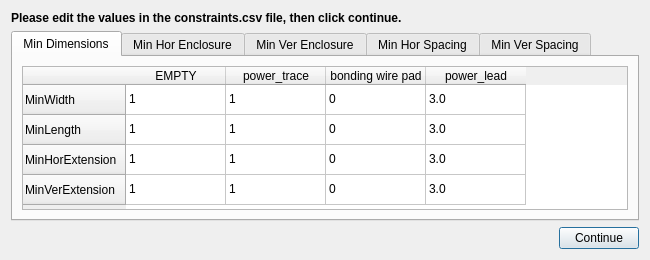
<?xml version="1.0" encoding="UTF-8"?>
<ui version="4.0">
 <class>Dialog</class>
 <widget class="QDialog" name="Dialog">
  <property name="geometry">
   <rect>
    <x>0</x>
    <y>0</y>
    <width>650</width>
    <height>260</height>
   </rect>
  </property>
  <property name="windowTitle">
   <string>Edit Constraints</string>
  </property>
  <layout class="QVBoxLayout" name="verticalLayout">
   <item>
    <widget class="QLabel" name="label">
     <property name="text">
      <string>&lt;html&gt;&lt;head/&gt;&lt;body&gt;&lt;p&gt;&lt;span style=&quot; font-weight:600;&quot;&gt;Please edit the values in the constraints.csv file, then click continue.&lt;/span&gt;&lt;/p&gt;&lt;/body&gt;&lt;/html&gt;</string>
     </property>
    </widget>
   </item>
   <item>
    <widget class="QTabWidget" name="tabWidget">
     <property name="currentIndex">
      <number>0</number>
     </property>
     <widget class="QWidget" name="min_dimensions">
      <attribute name="title">
       <string>Min Dimensions</string>
      </attribute>
      <layout class="QGridLayout" name="gridLayout_3">
       <item row="0" column="0">
        <widget class="QTableWidget" name="tableWidget">
         <row>
          <property name="text">
           <string>MinWidth</string>
          </property>
         </row>
         <row>
          <property name="text">
           <string>MinLength</string>
          </property>
         </row>
         <row>
          <property name="text">
           <string>MinHorExtension</string>
          </property>
         </row>
         <row>
          <property name="text">
           <string>MinVerExtension</string>
          </property>
         </row>
         <column>
          <property name="text">
           <string>EMPTY</string>
          </property>
         </column>
         <column>
          <property name="text">
           <string>power_trace</string>
          </property>
         </column>
         <column>
          <property name="text">
           <string>bonding wire pad</string>
          </property>
         </column>
         <column>
          <property name="text">
           <string>power_lead</string>
          </property>
         </column>
         <item row="0" column="0">
          <property name="text">
           <string>1</string>
          </property>
         </item>
         <item row="0" column="1">
          <property name="text">
           <string>1</string>
          </property>
         </item>
         <item row="0" column="2">
          <property name="text">
           <string>0</string>
          </property>
         </item>
         <item row="0" column="3">
          <property name="text">
           <string>3.0</string>
          </property>
         </item>
         <item row="1" column="0">
          <property name="text">
           <string>1</string>
          </property>
         </item>
         <item row="1" column="1">
          <property name="text">
           <string>1</string>
          </property>
         </item>
         <item row="1" column="2">
          <property name="text">
           <string>0</string>
          </property>
         </item>
         <item row="1" column="3">
          <property name="text">
           <string>3.0</string>
          </property>
         </item>
         <item row="2" column="0">
          <property name="text">
           <string>1</string>
          </property>
         </item>
         <item row="2" column="1">
          <property name="text">
           <string>1</string>
          </property>
         </item>
         <item row="2" column="2">
          <property name="text">
           <string>0</string>
          </property>
         </item>
         <item row="2" column="3">
          <property name="text">
           <string>3.0</string>
          </property>
         </item>
         <item row="3" column="0">
          <property name="text">
           <string>1</string>
          </property>
         </item>
         <item row="3" column="1">
          <property name="text">
           <string>1</string>
          </property>
         </item>
         <item row="3" column="2">
          <property name="text">
           <string>0</string>
          </property>
         </item>
         <item row="3" column="3">
          <property name="text">
           <string>3.0</string>
          </property>
         </item>
        </widget>
       </item>
      </layout>
     </widget>
     <widget class="QWidget" name="min_hor_enclosure">
      <attribute name="title">
       <string>Min Hor Enclosure</string>
      </attribute>
      <layout class="QGridLayout" name="gridLayout_2">
       <item row="0" column="0">
        <widget class="QTableWidget" name="tableWidget_2">
         <row>
          <property name="text">
           <string>EMPTY</string>
          </property>
         </row>
         <row>
          <property name="text">
           <string>power_trace</string>
          </property>
         </row>
         <row>
          <property name="text">
           <string>bonding wire pad</string>
          </property>
         </row>
         <row>
          <property name="text">
           <string>power_lead</string>
          </property>
         </row>
         <column>
          <property name="text">
           <string>EMPTY</string>
          </property>
         </column>
         <column>
          <property name="text">
           <string>power_trace</string>
          </property>
         </column>
         <column>
          <property name="text">
           <string>bonding wire pad</string>
          </property>
         </column>
         <column>
          <property name="text">
           <string>power_lead</string>
          </property>
         </column>
         <item row="0" column="0">
          <property name="text">
           <string>1</string>
          </property>
         </item>
         <item row="0" column="1">
          <property name="text">
           <string>1</string>
          </property>
         </item>
         <item row="0" column="2">
          <property name="text">
           <string>1</string>
          </property>
         </item>
         <item row="0" column="3">
          <property name="text">
           <string>1</string>
          </property>
         </item>
         <item row="1" column="0">
          <property name="text">
           <string>1</string>
          </property>
         </item>
         <item row="1" column="1">
          <property name="text">
           <string>1</string>
          </property>
         </item>
         <item row="1" column="2">
          <property name="text">
           <string>1</string>
          </property>
         </item>
         <item row="1" column="3">
          <property name="text">
           <string>1</string>
          </property>
         </item>
         <item row="2" column="0">
          <property name="text">
           <string>1</string>
          </property>
         </item>
         <item row="2" column="1">
          <property name="text">
           <string>1</string>
          </property>
         </item>
         <item row="2" column="2">
          <property name="text">
           <string>1</string>
          </property>
         </item>
         <item row="2" column="3">
          <property name="text">
           <string>1</string>
          </property>
         </item>
         <item row="3" column="0">
          <property name="text">
           <string>1</string>
          </property>
         </item>
         <item row="3" column="1">
          <property name="text">
           <string>1</string>
          </property>
         </item>
         <item row="3" column="2">
          <property name="text">
           <string>1</string>
          </property>
         </item>
         <item row="3" column="3">
          <property name="text">
           <string>1</string>
          </property>
         </item>
        </widget>
       </item>
      </layout>
     </widget>
     <widget class="QWidget" name="min_ver_enclosure">
      <attribute name="title">
       <string>Min Ver Enclosure</string>
      </attribute>
      <layout class="QGridLayout" name="gridLayout">
       <item row="0" column="0">
        <widget class="QTableWidget" name="tableWidget_3">
         <row>
          <property name="text">
           <string>EMPTY</string>
          </property>
         </row>
         <row>
          <property name="text">
           <string>power_trace</string>
          </property>
         </row>
         <row>
          <property name="text">
           <string>bonding wire pad</string>
          </property>
         </row>
         <row>
          <property name="text">
           <string>power_lead</string>
          </property>
         </row>
         <column>
          <property name="text">
           <string>EMPTY</string>
          </property>
         </column>
         <column>
          <property name="text">
           <string>power_trace</string>
          </property>
         </column>
         <column>
          <property name="text">
           <string>bonding wire pad</string>
          </property>
         </column>
         <column>
          <property name="text">
           <string>power_lead</string>
          </property>
         </column>
         <item row="0" column="0">
          <property name="text">
           <string>1</string>
          </property>
         </item>
         <item row="0" column="1">
          <property name="text">
           <string>1</string>
          </property>
         </item>
         <item row="0" column="2">
          <property name="text">
           <string>1</string>
          </property>
         </item>
         <item row="0" column="3">
          <property name="text">
           <string>1</string>
          </property>
         </item>
         <item row="1" column="0">
          <property name="text">
           <string>1</string>
          </property>
         </item>
         <item row="1" column="1">
          <property name="text">
           <string>1</string>
          </property>
         </item>
         <item row="1" column="2">
          <property name="text">
           <string>1</string>
          </property>
         </item>
         <item row="1" column="3">
          <property name="text">
           <string>1</string>
          </property>
         </item>
         <item row="2" column="0">
          <property name="text">
           <string>1</string>
          </property>
         </item>
         <item row="2" column="1">
          <property name="text">
           <string>1</string>
          </property>
         </item>
         <item row="2" column="2">
          <property name="text">
           <string>1</string>
          </property>
         </item>
         <item row="2" column="3">
          <property name="text">
           <string>1</string>
          </property>
         </item>
         <item row="3" column="0">
          <property name="text">
           <string>1</string>
          </property>
         </item>
         <item row="3" column="1">
          <property name="text">
           <string>1</string>
          </property>
         </item>
         <item row="3" column="2">
          <property name="text">
           <string>1</string>
          </property>
         </item>
         <item row="3" column="3">
          <property name="text">
           <string>1</string>
          </property>
         </item>
        </widget>
       </item>
      </layout>
     </widget>
     <widget class="QWidget" name="min_hor_spacing">
      <attribute name="title">
       <string>Min Hor Spacing</string>
      </attribute>
      <layout class="QGridLayout" name="gridLayout_4">
       <item row="0" column="0">
        <widget class="QTableWidget" name="tableWidget_4">
         <row>
          <property name="text">
           <string>EMPTY</string>
          </property>
         </row>
         <row>
          <property name="text">
           <string>power_trace</string>
          </property>
         </row>
         <row>
          <property name="text">
           <string>bonding wire pad</string>
          </property>
         </row>
         <row>
          <property name="text">
           <string>power_lead</string>
          </property>
         </row>
         <column>
          <property name="text">
           <string>EMPTY</string>
          </property>
         </column>
         <column>
          <property name="text">
           <string>power_trace</string>
          </property>
         </column>
         <column>
          <property name="text">
           <string>bonding wire pad</string>
          </property>
         </column>
         <column>
          <property name="text">
           <string>power_lead</string>
          </property>
         </column>
         <item row="0" column="0">
          <property name="text">
           <string>1</string>
          </property>
         </item>
         <item row="0" column="1">
          <property name="text">
           <string>1</string>
          </property>
         </item>
         <item row="0" column="2">
          <property name="text">
           <string>1</string>
          </property>
         </item>
         <item row="0" column="3">
          <property name="text">
           <string>1</string>
          </property>
         </item>
         <item row="1" column="0">
          <property name="text">
           <string>1</string>
          </property>
         </item>
         <item row="1" column="1">
          <property name="text">
           <string>1</string>
          </property>
         </item>
         <item row="1" column="2">
          <property name="text">
           <string>1</string>
          </property>
         </item>
         <item row="1" column="3">
          <property name="text">
           <string>1</string>
          </property>
         </item>
         <item row="2" column="0">
          <property name="text">
           <string>1</string>
          </property>
         </item>
         <item row="2" column="1">
          <property name="text">
           <string>1</string>
          </property>
         </item>
         <item row="2" column="2">
          <property name="text">
           <string>1</string>
          </property>
         </item>
         <item row="2" column="3">
          <property name="text">
           <string>1</string>
          </property>
         </item>
         <item row="3" column="0">
          <property name="text">
           <string>1</string>
          </property>
         </item>
         <item row="3" column="1">
          <property name="text">
           <string>1</string>
          </property>
         </item>
         <item row="3" column="2">
          <property name="text">
           <string>1</string>
          </property>
         </item>
         <item row="3" column="3">
          <property name="text">
           <string>1</string>
          </property>
         </item>
        </widget>
       </item>
      </layout>
     </widget>
     <widget class="QWidget" name="min_ver_spacing">
      <attribute name="title">
       <string>Min Ver Spacing</string>
      </attribute>
      <layout class="QGridLayout" name="gridLayout_5">
       <item row="0" column="0">
        <widget class="QTableWidget" name="tableWidget_5">
         <row>
          <property name="text">
           <string>EMPTY</string>
          </property>
         </row>
         <row>
          <property name="text">
           <string>power_trace</string>
          </property>
         </row>
         <row>
          <property name="text">
           <string>bonding wire pad</string>
          </property>
         </row>
         <row>
          <property name="text">
           <string>power_lead</string>
          </property>
         </row>
         <column>
          <property name="text">
           <string>EMPTY</string>
          </property>
         </column>
         <column>
          <property name="text">
           <string>power_trace</string>
          </property>
         </column>
         <column>
          <property name="text">
           <string>bonding wire pad</string>
          </property>
         </column>
         <column>
          <property name="text">
           <string>power_lead</string>
          </property>
         </column>
         <item row="0" column="0">
          <property name="text">
           <string>1</string>
          </property>
         </item>
         <item row="0" column="1">
          <property name="text">
           <string>1</string>
          </property>
         </item>
         <item row="0" column="2">
          <property name="text">
           <string>1</string>
          </property>
         </item>
         <item row="0" column="3">
          <property name="text">
           <string>1</string>
          </property>
         </item>
         <item row="1" column="0">
          <property name="text">
           <string>1</string>
          </property>
         </item>
         <item row="1" column="1">
          <property name="text">
           <string>1</string>
          </property>
         </item>
         <item row="1" column="2">
          <property name="text">
           <string>1</string>
          </property>
         </item>
         <item row="1" column="3">
          <property name="text">
           <string>1</string>
          </property>
         </item>
         <item row="2" column="0">
          <property name="text">
           <string>1</string>
          </property>
         </item>
         <item row="2" column="1">
          <property name="text">
           <string>1</string>
          </property>
         </item>
         <item row="2" column="2">
          <property name="text">
           <string>1</string>
          </property>
         </item>
         <item row="2" column="3">
          <property name="text">
           <string>1</string>
          </property>
         </item>
         <item row="3" column="0">
          <property name="text">
           <string>1</string>
          </property>
         </item>
         <item row="3" column="1">
          <property name="text">
           <string>1</string>
          </property>
         </item>
         <item row="3" column="2">
          <property name="text">
           <string>1</string>
          </property>
         </item>
         <item row="3" column="3">
          <property name="text">
           <string>1</string>
          </property>
         </item>
        </widget>
       </item>
      </layout>
     </widget>
    </widget>
   </item>
   <item>
    <layout class="QHBoxLayout" name="horizontalLayout">
     <item>
      <spacer name="horizontalSpacer">
       <property name="orientation">
        <enum>Qt::Horizontal</enum>
       </property>
       <property name="sizeHint" stdset="0">
        <size>
         <width>40</width>
         <height>20</height>
        </size>
       </property>
      </spacer>
     </item>
     <item>
      <widget class="QPushButton" name="btn_continue">
       <property name="text">
        <string>Continue</string>
       </property>
      </widget>
     </item>
    </layout>
   </item>
  </layout>
 </widget>
 <resources/>
 <connections/>
</ui>
